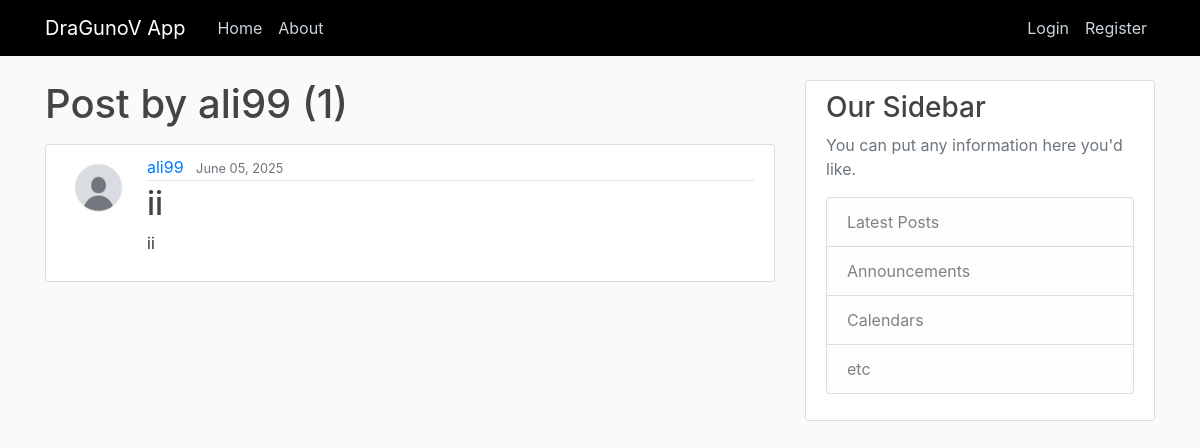
/user/ali99, run on an earlier commit of the app's database.
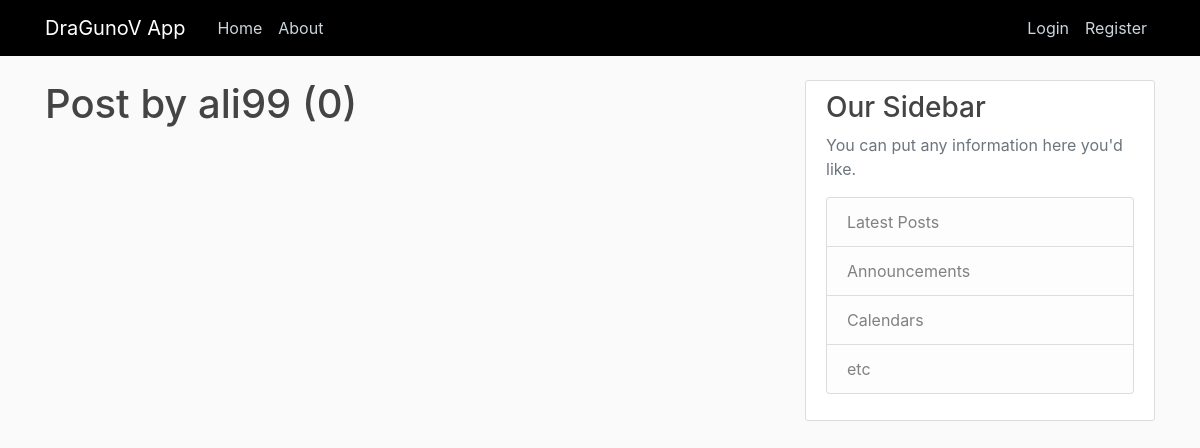
And on a later commit of the database.
### MoussawiApp/models.py (models this page shows, shortened)
class Post(models.Model):
    title = models.CharField(max_length=50)
    content = models.TextField()
    date_posted = models.DateTimeField(default=timezone.now)
    author = models.ForeignKey(User, on_delete=models.CASCADE)

### users/models.py (models this page shows, shortened)
class Profile(models.Model):
    user = models.OneToOneField(User, on_delete=models.CASCADE)
    image = models.ImageField(default='default.jpg', upload_to='profile_pics')

### MoussawiApp/views.py (the view)
# urls.py: path('user/<str:username>', UserPostListView.as_view(), name='user-posts'),
class UserPostListView(ListView):
    model = Post
    template_name = 'MoussawiApp/user_posts.html'
    context_object_name = 'posts'
    paginate_by = 7
    def get_queryset(self):
        user = get_object_or_404(User, username=self.kwargs.get('username'))
        return Post.objects.filter(author=user).order_by('-date_posted')

### MoussawiApp/templates/MoussawiApp/user_posts.html (shortened to what this page needs)
{% extends "MoussawiApp/base.html" %}
{% block content %}
    <h1 class="mb-3" >Post by {{ view.kwargs.username }} ({{ page_obj.paginator.count }})</h1>
    {% for post in posts %}
        <article class="media content-section">
          <img class="rounded-circle article-img" src="{{ post.author.profile.image.url }}">
          <div class="media-body">
            <div class="article-metadata">
              <a class="mr-2" href="{% url 'user-posts' post.author.username %}">{{ post.author }}</a>
              <small class="text-muted">{{ post.date_posted|date:"F d, Y" }}</small>
            </div>
            <h2><a class="article-title" href="{% url 'post-detail' post.id %}">{{ post.title }}</a></h2>
            <p class="article-content">{{ post.content }}</p>
          </div>
        </article>
    {% endfor %}
{% endblock content %}

What changed in the data, as far as the page shows it:
removed Post: author.profile.image (placeholder picture), author "ali99", date_posted "June 05, 2025", title "ii", content "ii"
Also different on the page:
{{ page_obj.paginator.count }}: "1" → "0"
